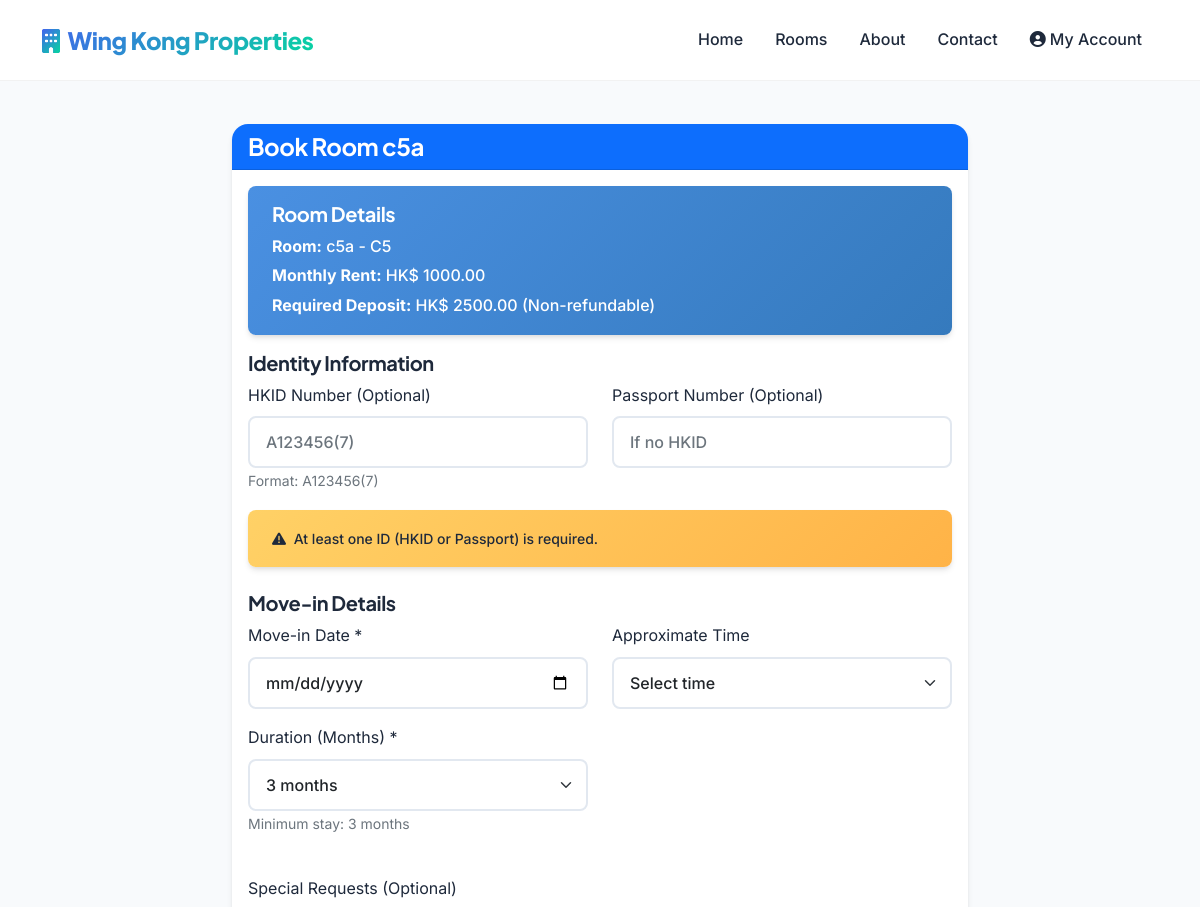
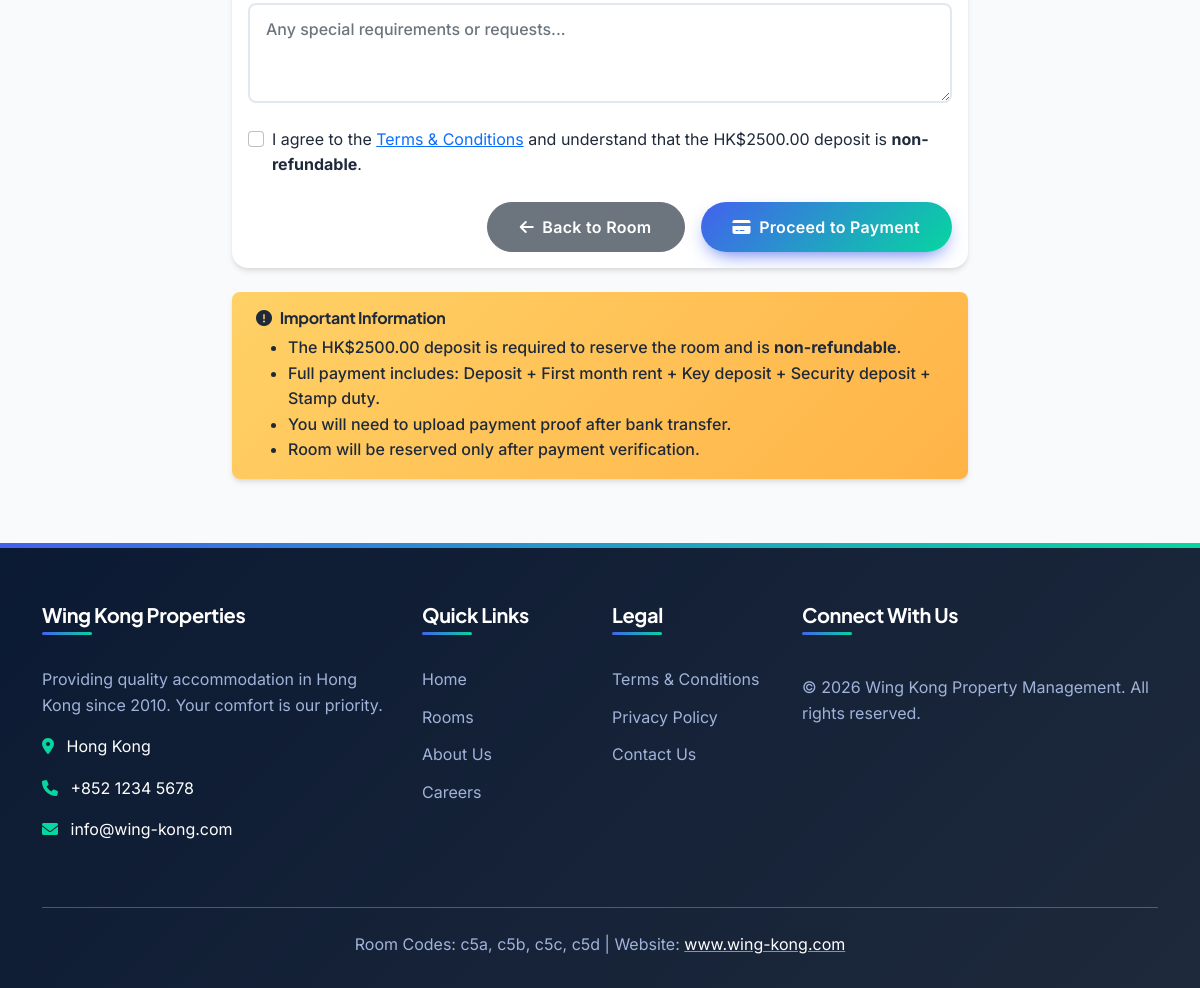
/book/c5a/ (signed in), run on the app's committed database (2 pictures, top to bottom).
### properties/models.py (models this page shows, shortened)
class Room(models.Model):
    ROOM_STATUS = [
        ('available', 'Available'),  # Ready for booking
        ('reserved', 'Reserved'),  # Booking confirmed, deposit paid
        ('occupied', 'Occupied'),  # Tenant actively living there
        ('maintenance', 'Under Maintenance'),  # Being repaired/cleaned
        ('temporary', 'Temporary Stay'),  # Short-term temporary occupancy
        ('cleaning', 'Being Cleaned'),  # Between tenants, being cleaned
    ]
    property = models.ForeignKey(Property, on_delete=models.CASCADE, related_name='rooms')
    room_code = models.CharField(max_length=10, unique=True)  # c5a, c5b, etc.
    room_number = models.CharField(max_length=20)
    description = models.TextField(blank=True)
    monthly_rent = models.DecimalField(max_digits=10, decimal_places=2, validators=[MinValueValidator(Decimal('0.01'))])
    deposit_amount = models.DecimalField(max_digits=10, decimal_places=2, default=2500.00)
    status = models.CharField(max_length=20, choices=ROOM_STATUS, default='available')
    post_ad_price = models.DecimalField(
        max_digits=10, decimal_places=2,
        null=True, blank=True,
        help_text="Price advertised to public (for rent increase detection)"
    )
    size_sqft = models.DecimalField(max_digits=8, decimal_places=2, null=True, blank=True)
    has_private_bathroom = models.BooleanField(default=False)
    has_balcony = models.BooleanField(default=False)
    created_at = models.DateTimeField(auto_now_add=True)
    updated_at = models.DateTimeField(auto_now=True)
    class Meta:
        ordering = ['room_code']

class Property(models.Model):
    PROPERTY_TYPES = [
        ('apartment', 'Apartment'),
        ('building', 'Building'),
    ]
    name = models.CharField(max_length=200)
    address = models.TextField()
    address_chinese = models.TextField(null=True, blank=True)
    property_type = models.CharField(max_length=20, choices=PROPERTY_TYPES)
    total_rooms = models.IntegerField()
    created_at = models.DateTimeField(auto_now_add=True)
    updated_at = models.DateTimeField(auto_now=True)

### website/models.py (models this page shows, shortened)
class WebsiteConfig(models.Model):
    site_title = models.CharField(max_length=200, default="Wing Kong Property Management")
    site_description = models.TextField(blank=True)
    contact_email = models.EmailField(default="info@wing-kong.com")
    contact_phone = models.CharField(max_length=20, default="+852 1234 5678")
    address = models.TextField()
    facebook_url = models.URLField(blank=True)
    instagram_url = models.URLField(blank=True)
    whatsapp_number = models.CharField(max_length=20, blank=True)
    deposit_amount = models.DecimalField(max_digits=10, decimal_places=2, default=2500.00)
    min_stay_months = models.IntegerField(default=3)
    max_stay_months = models.IntegerField(default=24)
    updated_at = models.DateTimeField(auto_now=True)

### website/views.py (the view)
    def _wrapped_view(request, *args, **kwargs):
        if not request.user.is_authenticated:
            from django.contrib.auth.views import redirect_to_login
            return redirect_to_login(request.get_full_path())
        try:
            tenant = request.user.tenant
        except:
            messages.error(request, 'You need a tenant account to access this page.')
            return redirect('website:home')
        return view_func(request, *args, **kwargs)

### website/templates/website/booking/start_booking.html (shortened to what this page needs)
{% extends 'website/base.html' %}
{% block content %}
<div class="container py-5">
    <div class="row">
        <div class="col-md-8 mx-auto">
            <div class="card">
                <div class="card-header bg-primary text-white">
                    <h4 class="mb-0">Book Room {{ room.room_code }}</h4>
                </div>
                <div class="card-body">
                    <form method="post">
                        <div class="alert alert-info">
                            <h5>Room Details</h5>
                            <p class="mb-1"><strong>Room:</strong> {{ room.room_code }} - {{ room.property.name }}</p>
                            <p class="mb-1"><strong>Monthly Rent:</strong> HK$ {{ room.monthly_rent }}</p>
                            <p class="mb-0"><strong>Required Deposit:</strong> HK$ {{ config.deposit_amount }} (Non-refundable)</p>
                        </div>
                        <div class="mb-4">
                            <h5>Identity Information</h5>
                            <div class="row">
                                <div class="col-md-6 mb-3">
                                    <label class="form-label">HKID Number (Optional)</label>
                                    <input type="text" class="form-control" name="hkid_number"
                                           pattern="^[A-Z]{1,2}[0-9]{6}\([0-9A]\)$"
                                           placeholder="A123456(7)">
                                    <small class="form-text text-muted">Format: A123456(7)</small>
                                </div>
                                <div class="col-md-6 mb-3">
                                    <label class="form-label">Passport Number (Optional)</label>
                                    <input type="text" class="form-control" name="passport_number"
                                           placeholder="If no HKID">
                                </div>
                            </div>
                            <div class="alert alert-warning">
                                <small><i class="fas fa-exclamation-triangle me-1"></i> At least one ID (HKID or Passport) is required.</small>
                            </div>
                        </div>
                        <div class="mb-4">
                            <h5>Move-in Details</h5>
                            <div class="row">
                                <div class="col-md-6 mb-3">
                                    <label class="form-label">Move-in Date *</label>
                                    <input type="date" class="form-control" name="move_in_date"
                                           min="{{ min_date|date:'Y-m-d' }}"
                                           max="{{ max_date|date:'Y-m-d' }}" required>
                                </div>
                                <div class="col-md-6 mb-3">
                                    <label class="form-label">Approximate Time</label>
                                    <select class="form-select" name="move_in_time">
                                        <option value="">Select time</option>
                                    </select>
                                </div>
                            </div>
                            <div class="row">
                                <div class="col-md-6 mb-3">
                                    <label class="form-label">Duration (Months) *</label>
                                    <select class="form-select" name="duration_months" required>
                                        {% for i in "3456789101112"|make_list %}
                                            <option value="{{ forloop.counter|add:2 }}"
                                                    {% if forloop.counter|add:2 == config.min_stay_months %}selected{% endif %}>
                                                {{ forloop.counter|add:2 }} months
                                            </option>
                                        {% endfor %}
                                    </select>
                                    <small class="form-text text-muted">Minimum stay: {{ config.min_stay_months }} months</small>
                                </div>
                            </div>
                        </div>
                        <div class="mb-4">
                            <label class="form-label">Special Requests (Optional)</label>
                            <textarea class="form-control" name="special_requests" rows="3"
                                      placeholder="Any special requirements or requests..."></textarea>
                        </div>
                        <div class="mb-4">
                            <div class="form-check">
                                <input class="form-check-input" type="checkbox" id="terms" required>
                                <label class="form-check-label" for="terms">
                                    I agree to the <a href="{% url 'website:terms' %}" target="_blank">Terms & Conditions</a>
                                    and understand that the HK${{ config.deposit_amount }} deposit is <strong>non-refundable</strong>.
                                </label>
                            </div>
                        </div>
                        <div class="d-grid gap-2 d-md-flex justify-content-md-end">
                            <a href="{% url 'website:room_detail' room.room_code %}" class="btn btn-secondary me-md-2">
                                <i class="fas fa-arrow-left me-1"></i> Back to Room
                            </a>
                            <button type="submit" class="btn btn-primary">
                                <i class="fas fa-credit-card me-1"></i> Proceed to Payment
                            </button>
                        </div>
                    </form>
                </div>
            </div>
            <div class="alert alert-warning mt-4">
                <h6><i class="fas fa-exclamation-circle me-2"></i>Important Information</h6>
                <ul class="mb-0">
                    <li>The HK${{ config.deposit_amount }} deposit is required to reserve the room and is <strong>non-refundable</strong>.</li>
                    <li>Full payment includes: Deposit + First month rent + Key deposit + Security deposit + Stamp duty.</li>
                    <li>You will need to upload payment proof after bank transfer.</li>
                    <li>Room will be reserved only after payment verification.</li>
                </ul>
            </div>
        </div>
    </div>
</div>
{% endblock %}

### website/templates/website/base.html (shortened to what this page needs)
<!DOCTYPE html>
<html lang="en">
<head>
    <link href="https://cdn.jsdelivr.net/npm/bootstrap@5.1.3/dist/css/bootstrap.min.css" rel="stylesheet">
    <link rel="stylesheet" href="https://cdnjs.cloudflare.com/ajax/libs/font-awesome/6.0.0/css/all.min.css">
</head>
<body>
    <nav class="navbar navbar-expand-lg navbar-light fixed-top">
        <div class="container">
            <a class="navbar-brand" href="{% url 'website:home' %}">
                <i class="fas fa-building me-2"></i>Wing Kong Properties
            </a>
            <div class="collapse navbar-collapse" id="navbarNav">
                <ul class="navbar-nav ms-auto">
                    <li class="nav-item">
                        <a class="nav-link" href="{% url 'website:home' %}">Home</a>
                    </li>
                    <li class="nav-item">
                        <a class="nav-link" href="{% url 'website:room_list' %}">Rooms</a>
                    </li>
                    <li class="nav-item">
                        <a class="nav-link" href="{% url 'website:about' %}">About</a>
                    </li>
                    <li class="nav-item">
                        <a class="nav-link" href="{% url 'website:contact' %}">Contact</a>
                    </li>
                    {% if user.is_authenticated %}
                        <li class="nav-item dropdown">
                            <a class="nav-link dropdown-toggle" href="#" id="userDropdown" role="button" data-bs-toggle="dropdown">
                                <i class="fas fa-user-circle me-1"></i>My Account
                            </a>
                        </li>
                    {% else %}
                        <li class="nav-item">
                            <a class="nav-link" href="{% url 'admin:login' %}?next={{ request.path }}">Login</a>
                        </li>
                    {% endif %}
                </ul>
            </div>
        </div>
    </nav>
    <div style="height: 76px;"></div>
    <main>
        {% block content %}{% endblock %}
    </main>
    <footer class="footer">
        <div class="container">
            <div class="row gy-4">
                <div class="col-lg-4 col-md-6">
                    <h5>Wing Kong Properties</h5>
                    <p class="mt-3" style="color: #a0b3d9;">Providing quality accommodation in Hong Kong since 2010. Your comfort is our priority.</p>
                    {% if config %}
                        <p><i class="fas fa-map-marker-alt me-2" style="color: var(--secondary);"></i> {{ config.address }}</p>
                        <p><i class="fas fa-phone me-2" style="color: var(--secondary);"></i> {{ config.contact_phone }}</p>
                        <p><i class="fas fa-envelope me-2" style="color: var(--secondary);"></i> {{ config.contact_email }}</p>
                    {% endif %}
                </div>
                <div class="col-lg-2 col-md-6">
                    <h5>Quick Links</h5>
                    <ul class="mt-3">
                        <li><a href="{% url 'website:home' %}">Home</a></li>
                        <li><a href="{% url 'website:room_list' %}">Rooms</a></li>
                        <li><a href="{% url 'website:about' %}">About Us</a></li>
                        <li><a href="{% url 'website:careers' %}">Careers</a></li>
                    </ul>
                </div>
                <div class="col-lg-2 col-md-6">
                    <h5>Legal</h5>
                    <ul class="mt-3">
                        <li><a href="{% url 'website:terms' %}">Terms & Conditions</a></li>
                        <li><a href="{% url 'website:privacy' %}">Privacy Policy</a></li>
                        <li><a href="{% url 'website:contact' %}">Contact Us</a></li>
                    </ul>
                </div>
                <div class="col-lg-4 col-md-6">
                    <h5>Connect With Us</h5>
                    <p class="mt-4 mb-0" style="color: #a0b3d9;">© {% now "Y" %} Wing Kong Property Management. All rights reserved.</p>
                </div>
            </div>
            <hr class="mt-5 mb-4" style="border-color: rgba(255, 255, 255, 0.1);">
            <div class="row">
                <div class="col-md-12 text-center">
                    <p class="mb-0" style="color: #a0b3d9;">Room Codes: c5a, c5b, c5c, c5d | Website: <a href="https://www.wing-kong.com" class="text-white" style="text-decoration: underline; text-decoration-color: var(--secondary);">www.wing-kong.com</a></p>
                </div>
            </div>
        </div>
    </footer>
</body>
</html>

### data on the page
Room: room_code "c5a", property.name "C5", monthly_rent "1000.00"
WebsiteConfig: deposit_amount "2500.00", duration_months "3 months", min_stay_months "3", address "Hong Kong", contact_phone "+852 1234 5678", contact_email "info@wing-kong.com"
